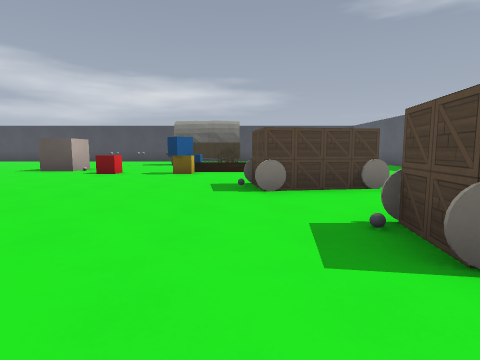
view 1 (above)

17 first-person views from a walk through a 3-D level made in the Godot game engine. The camera is 1.3 m above the floor, tilts 6° down and sees 80° across. The floor is counted in squares, 2 m on a side. Each view is taken from the middle of a square. On the plan, view 1 faces up. The plan holds only what a view shows up to about 9 squares ahead; the rest is blank. The place goes on beyond the plan. Some surface patterns are stand-ins.

view 2
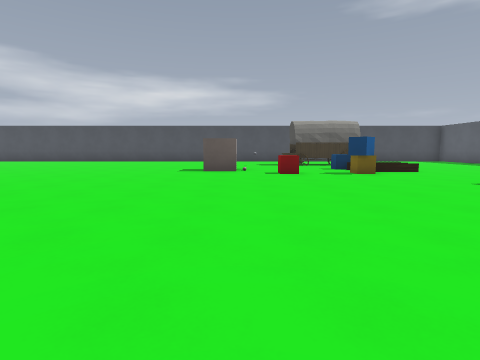

view 3
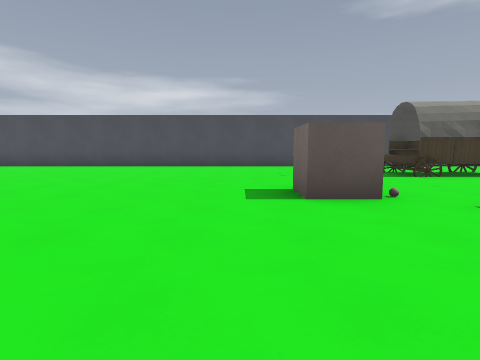

view 4
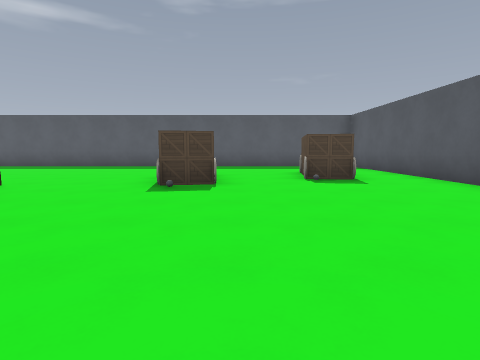

view 5
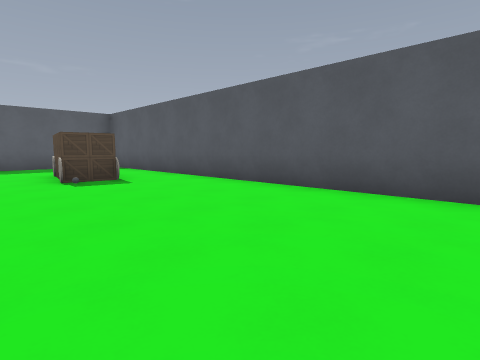

view 6
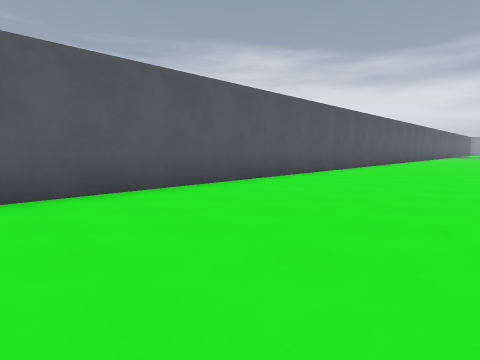

view 7
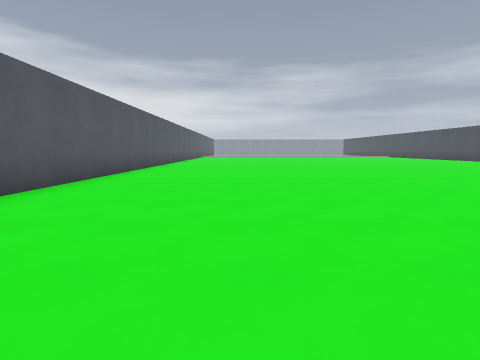

view 8
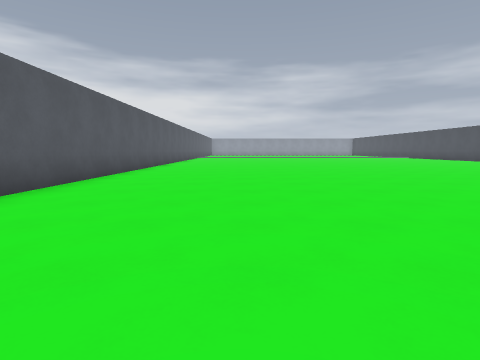

view 9
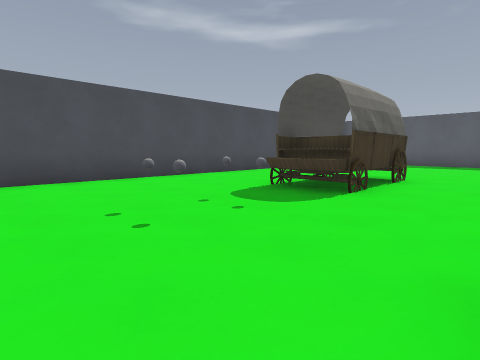

view 10
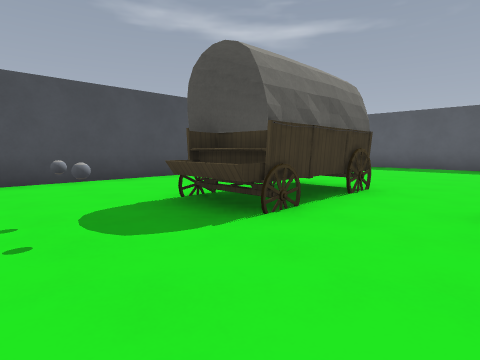

view 11
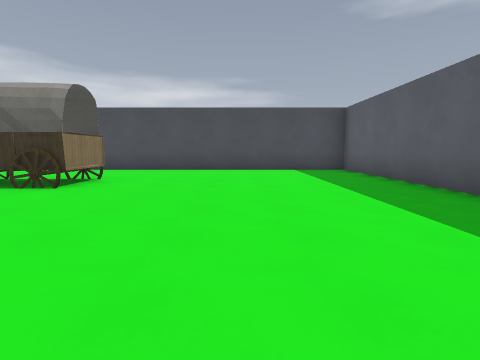

view 12
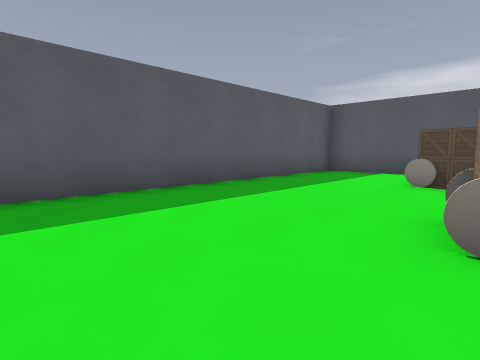

view 13
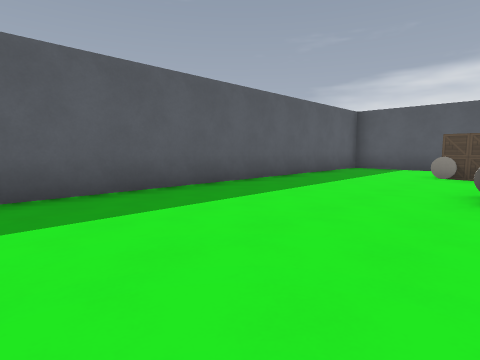

view 14
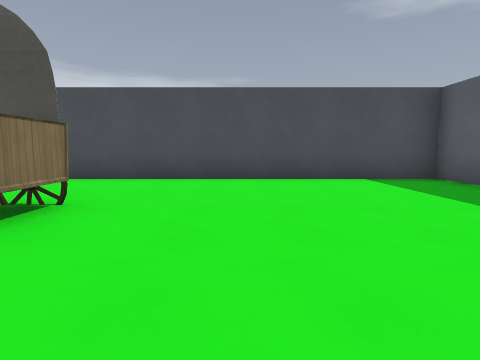

view 15
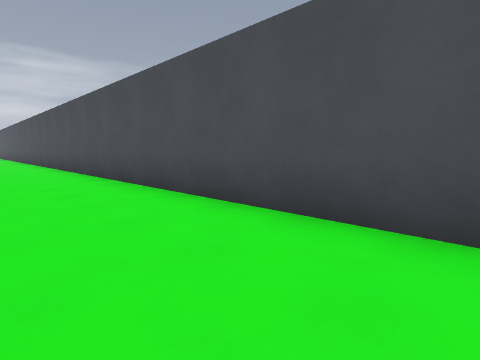

view 16
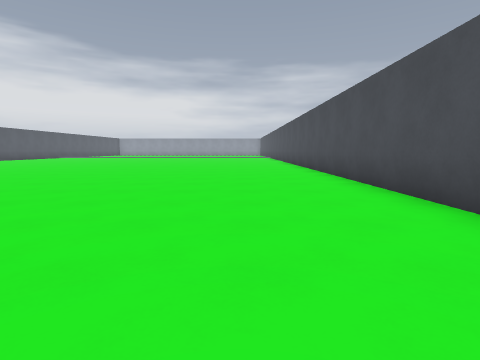

view 17
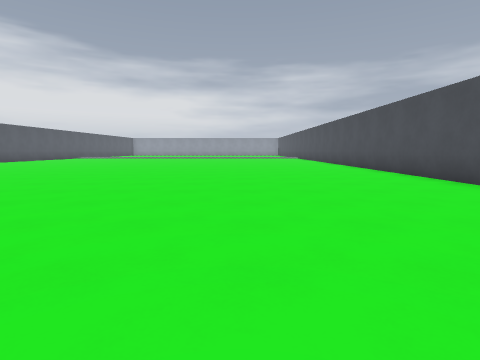

### Floor plan
Points are (right, up) in squares from view 1. A wall is a line through its corners. A room is listed if a view was taken in it or the views show most of it. See-through windows are left out.
Room 1 (views 1, 2, 3, 4, 5, 6, 7, 8, 9, 10, 11, 12, 13, 14, 15, 16, 17)
walls: (-1.2, 8) (-1.6, 7.6) (-2, 8); (-2.5, 11.8) (-2.5, 13.4); (-2.2, 12.4) (-2.2, 13.3) (-2.6, 13.3); (-0.4, 11.9) (-3.1, 11.9); (0, 13.4) (0, 12.4); (-17.1, -0.4) (6.4, -0.4) (6.4, 16.4) (-18.1, 16.4)
low walls: (-3.4, 8.2) (-3.4, 7.7) (-4, 7.7); (-1.5, 7.7) (-1.8, 7.7) (-1.8, 8.2)
objects: other object (-6, 9) to (-5, 9); wheel (-3, 13); wheel (-2, 12); wheel (-1, 13); wheel (0, 4); box (0, 5) to (1, 5); other object (0, 6); wheel (0, 12); wheel (1, 1); box (1, 2) to (2, 2); wheel (1, 3); wheel (2, 5); wheel (2, 6); wheel (3, 2)

Where each view was taken, in squares from view 1:
view 1: 0 up, 0 right, facing up
view 2: 0 up, 5 left, facing up
view 3: 5 up, 7 left, facing up
view 4: 4 up, 5 left, facing right
view 5: 4 up, 5 left, facing down-right
view 6: 4 up, 3 left, facing down-left
view 7: 3 up, 5 left, facing left
view 8: 3 up, 8 left, facing left
view 9: 10 up, 7 left, facing up-right
view 10: 10 up, 5 left, facing up-right
view 11: 7 up, 3 right, facing up
view 12: 8 up, 2 right, facing down-right
view 13: 10 up, 2 right, facing down-right
view 14: 10 up, 2 right, facing up
view 15: 14 up, 3 left, facing up-left
view 16: 14 up, 8 left, facing left
view 17: 12 up, 9 left, facing left
